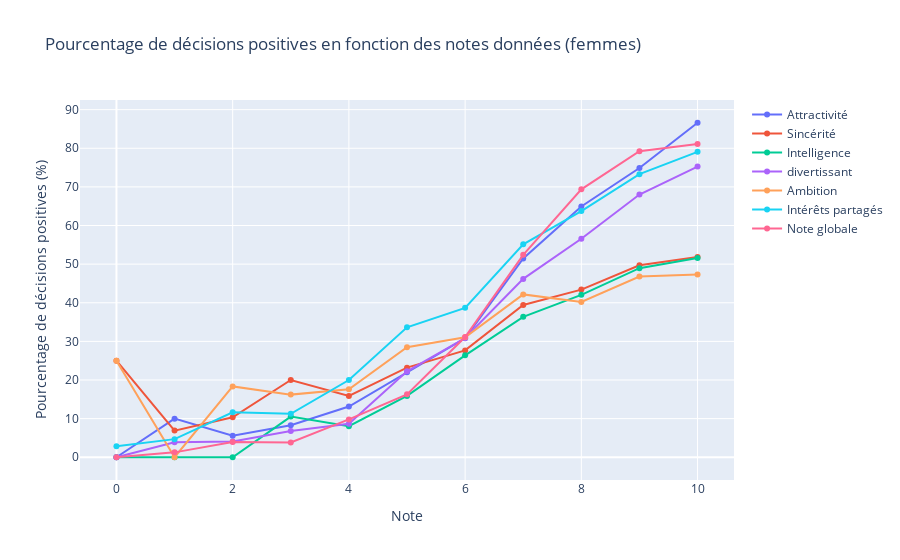
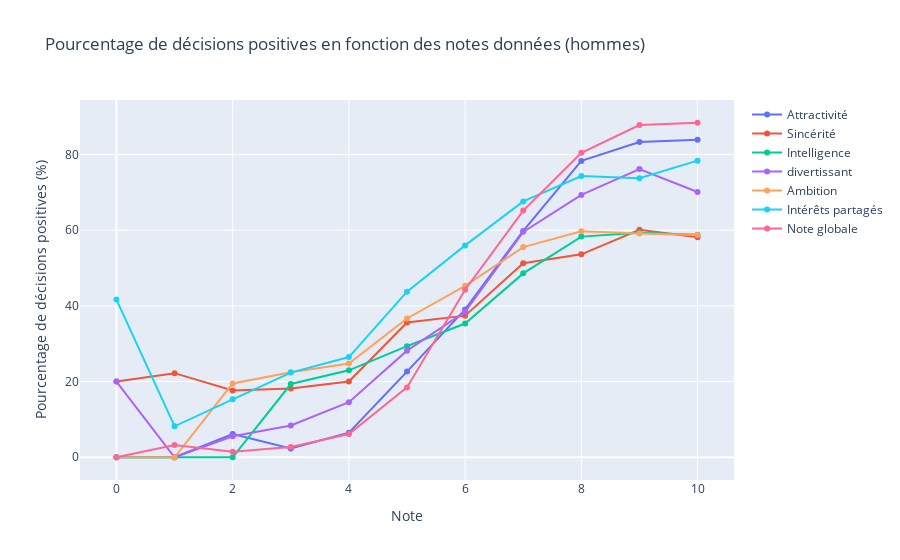

Notebook source saved alongside these figures, in order:
### Markdown cell above
Lorsqu'on compare les préférences des hommes et des femmes avec la manière dont ils pensent que le sexe opposé valorise ces traits, il apparaît clairement que les deux genres ont tendance à surestimer l'importance de l'attractivité. À l'inverse, ils sous-estiment l'importance de la sincérité et de l'intelligence.

### Code cell
# dec : Circle “Yes” or “No” below the ID number of each person you meet to indicate whetheror not you would like to see him or her again, 1=yes 0=no

df_processed_F = df_processed[df_processed["gender"] == 0].copy()
df_processed_M = df_processed[df_processed["gender"] == 1].copy()


cols = attributes + ['like']
cols_names = attribute_names + ["Note globale"]

# round pour obtenir 10 points sur l'axe x.
df_processed_F[cols] = df_processed_F[cols].round(0)
df_processed_M[cols] = df_processed_M[cols].round(0)

fig = go.Figure()

for i in range(len(cols)) :
    positive_dec_percentage_per_rating = df_processed_F.groupby(cols[i])['dec'].mean() * 100
    fig.add_trace(go.Scatter(
        x=positive_dec_percentage_per_rating.index,
        y=positive_dec_percentage_per_rating.values,
        mode='lines+markers',
        name=cols_names[i]
    ))

fig.update_layout(
    title="Pourcentage de décisions positives en fonction des notes données (femmes)",
    xaxis_title="Note",
    yaxis_title="Pourcentage de décisions positives (%)",
    template="plotly"
)

fig.show()


fig = go.Figure()

for i in range(len(cols)) :
    positive_dec_percentage_per_rating = df_processed_M.groupby(cols[i])['dec'].mean() * 100
    fig.add_trace(go.Scatter(
        x=positive_dec_percentage_per_rating.index,
        y=positive_dec_percentage_per_rating.values,
        mode='lines+markers',
        name=cols_names[i]
    ))

fig.update_layout(
    title="Pourcentage de décisions positives en fonction des notes données (hommes)",
    xaxis_title="Note",
    yaxis_title="Pourcentage de décisions positives (%)",
    template="plotly"
)

fig.show()

### Figure 1 — Plotly figure (JSON) as saved in the notebook; plotly's stock layout.template omitted (floating-point values rounded to 4 significant figures)
{"data": [{"mode": "lines+markers", "name": "Attractivité", "type": "scatter", "x": [0, 1, 2, 3, 4, 5, 6, 7, 8, 9, 10], "y": [0, 10, 5.587, 8.295, 13.13, 22.0, 30.8, 51.45, 64.91, 74.89, 86.61]}, {"mode": "lines+markers", "name": "Sincérité", "type": "scatter", "x": [0, 1, 2, 3, 4, 5, 6, 7, 8, 9, 10], "y": [25, 6.897, 10.34, 20, 15.85, 23.2, 27.67, 39.41, 43.4, 49.7, 51.85]}, {"mode": "lines+markers", "name": "Intelligence", "type": "scatter", "x": [0, 1, 2, 3, 4, 5, 6, 7, 8, 9, 10], "y": [0, 0, 0, 10.53, 8.046, 15.88, 26.38, 36.36, 42.05, 48.95, 51.58]}, {"mode": "lines+markers", "name": "divertissant", "type": "scatter", "x": [0, 1, 2, 3, 4, 5, 6, 7, 8, 9, 10], "y": [0, 3.896, 4.054, 6.79, 8.669, 22.26, 30.87, 46.18, 56.57, 68.03, 75.26]}, {"mode": "lines+markers", "name": "Ambition", "type": "scatter", "x": [0, 1, 2, 3, 4, 5, 6, 7, 8, 9, 10], "y": [25, 0, 18.33, 16.22, 17.61, 28.48, 31.07, 42.17, 40.19, 46.81, 47.29]}, {"mode": "lines+markers", "name": "Intérêts partagés", "type": "scatter", "x": [0, 1, 2, 3, 4, 5, 6, 7, 8, 9, 10], "y": [2.857, 4.688, 11.63, 11.26, 20, 33.64, 38.68, 55.13, 63.73, 73.29, 79.07]}, {"mode": "lines+markers", "name": "Note globale", "type": "scatter", "x": [0, 1, 2, 3, 4, 5, 6, 7, 8, 9, 10], "y": [0, 1.266, 3.922, 3.828, 9.792, 16.29, 31.12, 52.41, 69.37, 79.23, 81.08]}], "layout": {"title": {"text": "Pourcentage de décisions positives en fonction des notes données (femmes)"}, "xaxis": {"title": {"text": "Note"}}, "yaxis": {"title": {"text": "Pourcentage de décisions positives (%)"}}}}

### Figure 2 — Plotly figure (JSON) as saved in the notebook; plotly's stock layout.template omitted (floating-point values rounded to 4 significant figures)
{"data": [{"mode": "lines+markers", "name": "Attractivité", "type": "scatter", "x": [0, 1, 2, 3, 4, 5, 6, 7, 8, 9, 10], "y": [0, 0, 6.154, 2.312, 6.507, 22.63, 39.06, 59.81, 78.31, 83.28, 83.87]}, {"mode": "lines+markers", "name": "Sincérité", "type": "scatter", "x": [0, 1, 2, 3, 4, 5, 6, 7, 8, 9, 10], "y": [20, 22.22, 17.65, 18.18, 20, 35.61, 37.42, 51.29, 53.62, 60.09, 58.15]}, {"mode": "lines+markers", "name": "Intelligence", "type": "scatter", "x": [0, 1, 2, 3, 4, 5, 6, 7, 8, 9, 10], "y": [0, 0, 0, 19.35, 22.97, 29.34, 35.34, 48.59, 58.3, 59.34, 58.78]}, {"mode": "lines+markers", "name": "divertissant", "type": "scatter", "x": [0, 1, 2, 3, 4, 5, 6, 7, 8, 9, 10], "y": [20, 0, 5.556, 8.403, 14.54, 28.17, 38.45, 59.56, 69.33, 76.14, 70.1]}, {"mode": "lines+markers", "name": "Ambition", "type": "scatter", "x": [0, 1, 2, 3, 4, 5, 6, 7, 8, 9, 10], "y": [0, 0, 19.51, 22.45, 24.75, 36.67, 45.31, 55.54, 59.73, 59.12, 58.76]}, {"mode": "lines+markers", "name": "Intérêts partagés", "type": "scatter", "x": [0, 1, 2, 3, 4, 5, 6, 7, 8, 9, 10], "y": [41.67, 8.182, 15.3, 22.37, 26.48, 43.77, 55.98, 67.6, 74.29, 73.72, 78.38]}, {"mode": "lines+markers", "name": "Note globale", "type": "scatter", "x": [0, 1, 2, 3, 4, 5, 6, 7, 8, 9, 10], "y": [0, 3.226, 1.429, 2.703, 6.129, 18.46, 44.26, 65.18, 80.45, 87.77, 88.39]}], "layout": {"title": {"text": "Pourcentage de décisions positives en fonction des notes données (hommes)"}, "xaxis": {"title": {"text": "Note"}}, "yaxis": {"title": {"text": "Pourcentage de décisions positives (%)"}}}}
